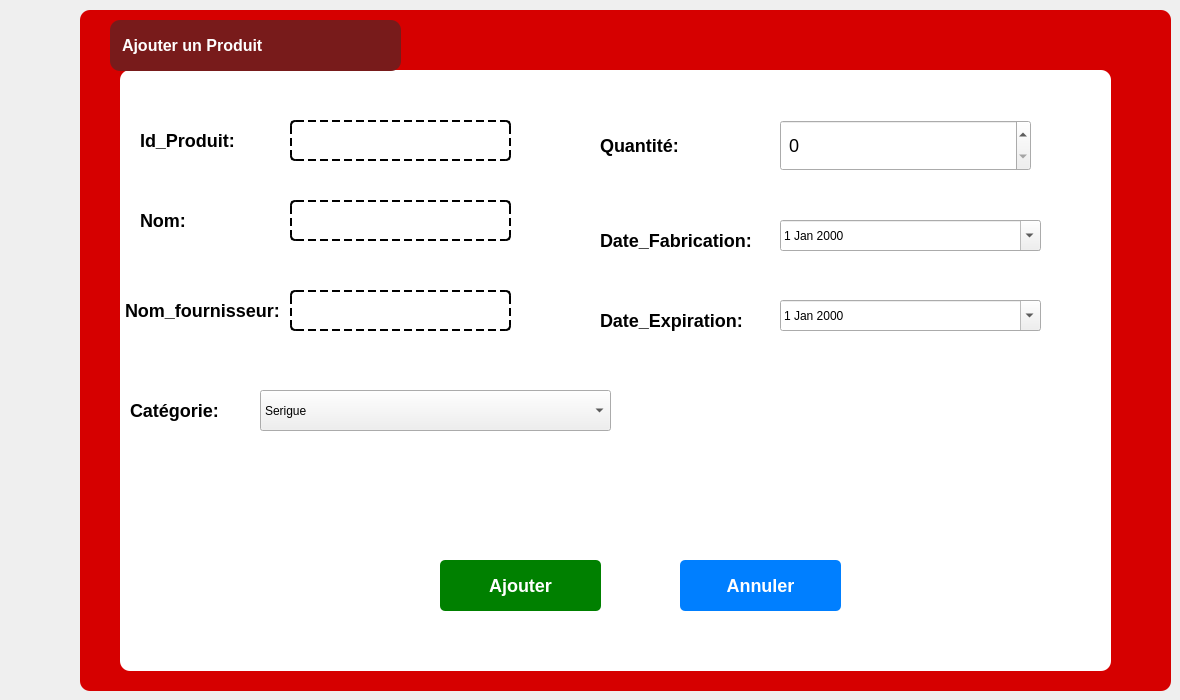
      <widget class="QWidget" name="ajoutct_3">
       <attribute name="title">
        <string>Ajout</string>
       </attribute>
       <widget class="QFrame" name="frame_6">
        <property name="geometry">
         <rect>
          <x>80</x>
          <y>10</y>
          <width>1091</width>
          <height>681</height>
         </rect>
        </property>
        <property name="styleSheet">
         <string notr="true">QFrame {
    background-color: #D60000;
    border-radius: 10px;
    padding: 10px;
}
</string>
        </property>
        <property name="frameShape">
         <enum>QFrame::Shape::StyledPanel</enum>
        </property>
        <property name="frameShadow">
         <enum>QFrame::Shadow::Raised</enum>
        </property>
        <widget class="QGroupBox" name="groupBox_5">
         <property name="geometry">
          <rect>
           <x>40</x>
           <y>60</y>
           <width>991</width>
           <height>601</height>
          </rect>
         </property>
         <property name="styleSheet">
          <string notr="true">QGroupBox {
    background-color: #FFFFFF;
    border-radius: 10px;
    border: none;
    padding: 10px;
}
QGroupBox::title {
    color: #D60000;
    font-weight: bold;
}

</string>
         </property>
         <property name="title">
          <string/>
         </property>
         <widget class="QLabel" name="label_38">
          <property name="geometry">
           <rect>
            <x>-40</x>
            <y>50</y>
            <width>201</width>
            <height>41</height>
           </rect>
          </property>
          <property name="styleSheet">
           <string notr="true">QLabel {
    background-color: transparent; /* Fond transparent */
    color: #000000;                /* Texte noir */
    border: none;                  /* Pas de bordure */
    font-weight: bold;             /* Texte en gras */
    font-size: 18px;               /* Taille de police de 18px */
}
</string>
          </property>
          <property name="text">
           <string>         Id_Produit:</string>
          </property>
         </widget>
         <widget class="QLineEdit" name="lineEdit_15">
          <property name="geometry">
           <rect>
            <x>170</x>
            <y>50</y>
            <width>221</width>
            <height>41</height>
           </rect>
          </property>
          <property name="styleSheet">
           <string notr="true">QLineEdit {
    background-color: transparent; /* Fond transparent */
    color: #000000;                /* Texte noir normal */
    font-size: 14px;               /* Taille de la police */
    border: 2px dashed #000000;    /* Bordure en pointillés épaisse */
    border-radius: 5px;            /* Coins légèrement arrondis */
    padding: 8px;                  /* Espacement interne pour le texte */
    border-style: dashed;          /* Style en pointillés */
}</string>
          </property>
         </widget>
         <widget class="QDateEdit" name="dateEdit_3">
          <property name="geometry">
           <rect>
            <x>660</x>
            <y>150</y>
            <width>261</width>
            <height>31</height>
           </rect>
          </property>
          <property name="calendarPopup">
           <bool>true</bool>
          </property>
         </widget>
         <widget class="QPushButton" name="pushButton_10">
          <property name="geometry">
           <rect>
            <x>320</x>
            <y>490</y>
            <width>161</width>
            <height>51</height>
           </rect>
          </property>
          <property name="styleSheet">
           <string notr="true">QPushButton {
    background-color: #008000;  /* Couleur de fond verte */
    color: #FFFFFF;             /* Texte blanc */
    font-weight: bold;          /* Texte en gras */
    font-size: 18px;            /* Taille de police 16px dès le départ */
    border-radius: 5px;         /* Coins arrondis */
    padding: 5px 10px;          /* Espacement interne du bouton */
    border: none;               /* Pas de bordure */
}

QPushButton:hover {
    background-color: #006400;  /* Couleur de fond plus foncée au survol */
    color: white;               /* Texte toujours blanc */
    border-radius: 10px;        /* Coins arrondis plus marqués au survol */
    font-weight: bold;          /* Texte en gras (encore) */
    border: none;               /* Pas de bordure au survol */
}
</string>
          </property>
          <property name="text">
           <string>Ajouter</string>
          </property>
         </widget>
         <widget class="QPushButton" name="pushButton_11">
          <property name="geometry">
           <rect>
            <x>560</x>
            <y>490</y>
            <width>161</width>
            <height>51</height>
           </rect>
          </property>
          <property name="styleSheet">
           <string notr="true">QPushButton {
    background-color: #007FFF;  /* Couleur de fond bleue */
    color: #FFFFFF;             /* Texte blanc */
    font-size: 18px;            /* Augmentation de la taille de la police */
    font-weight: bold;          /* Texte en gras */
    border-radius: 5px;         /* Coins arrondis avec un rayon de 5px */
    padding: 5px 10px;          /* Espacement interne du bouton (haut/bas : 5px, gauche/droite : 10px) */
    border: none;               /* Pas de bordure */
}

QPushButton:hover {
    background-color: #005BB5;  /* Couleur de fond plus foncée au survol */
    color: #FFFFFF;             /* Texte toujours blanc */

    border-radius: 10px;        /* Coins arrondis plus marqués au survol */
    padding: 7px 12px;          /* Augmentation du padding au survol */
    border: none;               /* Pas de bordure au survol */
}
</string>
          </property>
          <property name="text">
           <string>Annuler</string>
          </property>
         </widget>
         <widget class="QLabel" name="label_39">
          <property name="geometry">
           <rect>
            <x>-40</x>
            <y>130</y>
            <width>141</width>
            <height>41</height>
           </rect>
          </property>
          <property name="styleSheet">
           <string notr="true">QLabel {
    background-color: transparent; /* Fond transparent */
    color: #000000;                /* Texte noir */
    border: none;                  /* Pas de bordure */
    font-weight: bold;             /* Texte en gras */
    font-size: 18px;               /* Taille de police de 18px */
}
</string>
          </property>
          <property name="text">
           <string>         Nom:</string>
          </property>
         </widget>
         <widget class="QLabel" name="label_40">
          <property name="geometry">
           <rect>
            <x>420</x>
            <y>50</y>
            <width>171</width>
            <height>51</height>
           </rect>
          </property>
          <property name="styleSheet">
           <string notr="true">QLabel {
    background-color: transparent; /* Fond transparent */
    color: #000000;                /* Texte noir */
    border: none;                  /* Pas de bordure */
    font-weight: bold;             /* Texte en gras */
    font-size: 18px;               /* Taille de police de 18px */
}
</string>
          </property>
          <property name="text">
           <string>         Quantité:</string>
          </property>
         </widget>
         <widget class="QLabel" name="label_41">
          <property name="geometry">
           <rect>
            <x>420</x>
            <y>150</y>
            <width>231</width>
            <height>41</height>
           </rect>
          </property>
          <property name="styleSheet">
           <string notr="true">QLabel {
    background-color: transparent; /* Fond transparent */
    color: #000000;                /* Texte noir */
    border: none;                  /* Pas de bordure */
    font-weight: bold;             /* Texte en gras */
    font-size: 18px;               /* Taille de police de 18px */
}
</string>
          </property>
          <property name="text">
           <string>         Date_Fabrication:</string>
          </property>
         </widget>
         <widget class="QLabel" name="label_42">
          <property name="geometry">
           <rect>
            <x>-10</x>
            <y>220</y>
            <width>251</width>
            <height>41</height>
           </rect>
          </property>
          <property name="styleSheet">
           <string notr="true">QLabel {
    background-color: transparent; /* Fond transparent */
    color: #000000;                /* Texte noir */
    border: none;                  /* Pas de bordure */
    font-weight: bold;             /* Texte en gras */
    font-size: 18px;               /* Taille de police de 18px */
}
</string>
          </property>
          <property name="text">
           <string>Nom_fournisseur:</string>
          </property>
         </widget>
         <widget class="QLineEdit" name="lineEdit_16">
          <property name="geometry">
           <rect>
            <x>170</x>
            <y>130</y>
            <width>221</width>
            <height>41</height>
           </rect>
          </property>
          <property name="styleSheet">
           <string notr="true">QLineEdit {
    background-color: transparent; /* Fond transparent */
    color: #000000;                /* Texte noir normal */
    font-size: 14px;               /* Taille de la police */
    border: 2px dashed #000000;    /* Bordure en pointillés épaisse */
    border-radius: 5px;            /* Coins légèrement arrondis */
    padding: 8px;                  /* Espacement interne pour le texte */
    border-style: dashed;          /* Style en pointillés */
}</string>
          </property>
         </widget>
         <widget class="QLineEdit" name="lineEdit_18">
          <property name="geometry">
           <rect>
            <x>170</x>
            <y>220</y>
            <width>221</width>
            <height>41</height>
           </rect>
          </property>
          <property name="styleSheet">
           <string notr="true">QLineEdit {
    background-color: transparent; /* Fond transparent */
    color: #000000;                /* Texte noir normal */
    font-size: 14px;               /* Taille de la police */
    border: 2px dashed #000000;    /* Bordure en pointillés épaisse */
    border-radius: 5px;            /* Coins légèrement arrondis */
    padding: 8px;                  /* Espacement interne pour le texte */
    border-style: dashed;          /* Style en pointillés */
}</string>
          </property>
         </widget>
         <widget class="QLabel" name="label_43">
          <property name="geometry">
           <rect>
            <x>420</x>
            <y>230</y>
            <width>231</width>
            <height>41</height>
           </rect>
          </property>
          <property name="styleSheet">
           <string notr="true">QLabel {
    background-color: transparent; /* Fond transparent */
    color: #000000;                /* Texte noir */
    border: none;                  /* Pas de bordure */
    font-weight: bold;             /* Texte en gras */
    font-size: 18px;               /* Taille de police de 18px */
}
</string>
          </property>
          <property name="text">
           <string>         Date_Expiration:</string>
          </property>
         </widget>
         <widget class="QDateEdit" name="dateEdit_8">
          <property name="geometry">
           <rect>
            <x>660</x>
            <y>230</y>
            <width>261</width>
            <height>31</height>
           </rect>
          </property>
          <property name="calendarPopup">
           <bool>true</bool>
          </property>
         </widget>
         <widget class="QComboBox" name="comboBox_5">
          <property name="geometry">
           <rect>
            <x>140</x>
            <y>320</y>
            <width>351</width>
            <height>41</height>
           </rect>
          </property>
          <item>
           <property name="text">
            <string>Serigue</string>
           </property>
          </item>
          <item>
           <property name="text">
            <string>Vaccin</string>
           </property>
          </item>
          <item>
           <property name="text">
            <string>Gants </string>
           </property>
          </item>
         </widget>
         <widget class="QLabel" name="label_44">
          <property name="geometry">
           <rect>
            <x>-50</x>
            <y>320</y>
            <width>231</width>
            <height>41</height>
           </rect>
          </property>
          <property name="styleSheet">
           <string notr="true">QLabel {
    background-color: transparent; /* Fond transparent */
    color: #000000;                /* Texte noir */
    border: none;                  /* Pas de bordure */
    font-weight: bold;             /* Texte en gras */
    font-size: 18px;               /* Taille de police de 18px */
}
</string>
          </property>
          <property name="text">
           <string>         Catégorie:</string>
          </property>
         </widget>
         <widget class="QSpinBox" name="spinBox_NbProjets_4">
          <property name="geometry">
           <rect>
            <x>660</x>
            <y>50</y>
            <width>251</width>
            <height>51</height>
           </rect>
          </property>
          <property name="styleSheet">
           <string notr="true">QSpinBox {
    font-size: 18px; 
    padding: 4px;
}

</string>
          </property>
         </widget>
        </widget>
        <widget class="QLabel" name="label_45">
         <property name="geometry">
          <rect>
           <x>30</x>
           <y>10</y>
           <width>291</width>
           <height>51</height>
          </rect>
         </property>
         <property name="styleSheet">
          <string notr="true">QLabel {
    background-color: #781b1b;  /* Couleur de fond bordeaux */
    color: #FFFFFF;             /* Texte blanc */
    font-weight: bold;          /* Texte en gras */
    font-size: 16px;            /* Taille du texte */
    border-radius: 10px;        /* Coins arrondis */
    padding: 8px;               /* Espacement intérieur */
    text-align: center;         /* Centrage du texte */
}
</string>
         </property>
         <property name="text">
          <string>Ajouter un Produit</string>
         </property>
        </widget>
       </widget>
      </widget>
